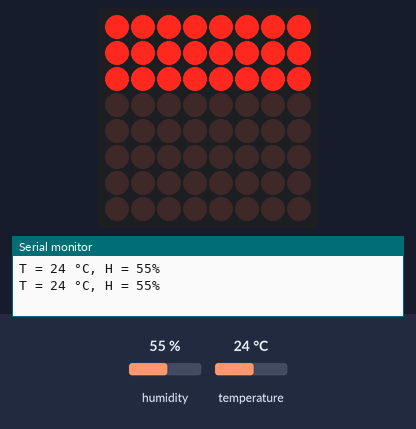
Bench run of a sketch on a simulated Arduino Uno, built with avr-gcc and run on an emulated ATmega328P. Shown: 8×8 LED matrix, the last lines printed to the serial monitor. The inputs (shaded band) are chosen by the test bench; at power-on: temperature 24 °C, humidity 55 %.

Above: at 8.8 s.
8.9 s: temperature set to 12 °C
At 12.5 s:
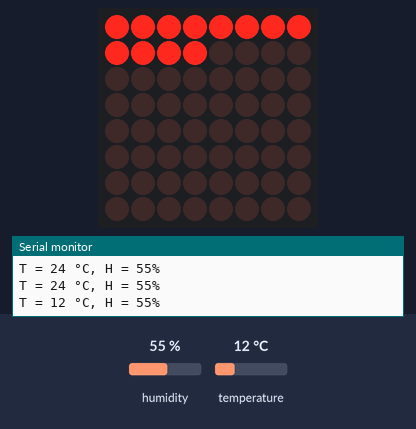
14.9 s: temperature set to 19 °C
At 16.8 s:
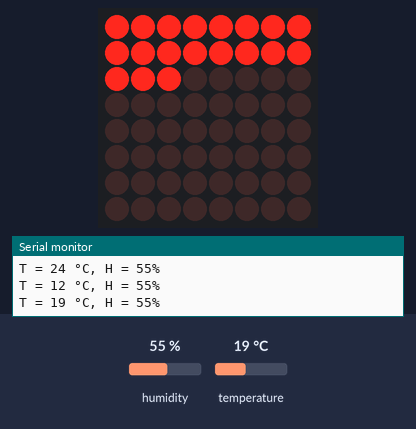
20.9 s: temperature set to 28 °C
At 24.3 s:
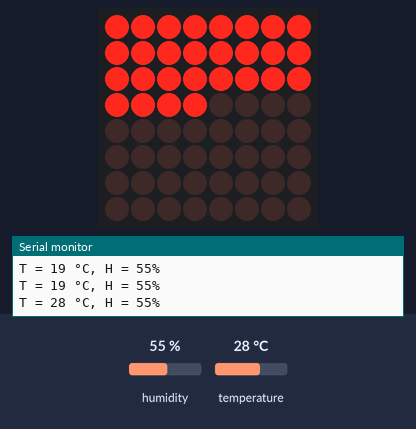
26.9 s: temperature set to 33 °C
At 28.6 s:
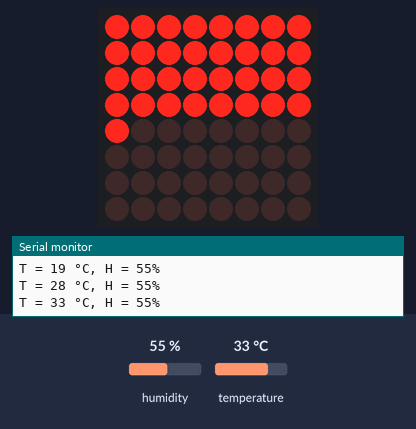
32.9 s: temperature set to 41 °C
At 37.2 s:
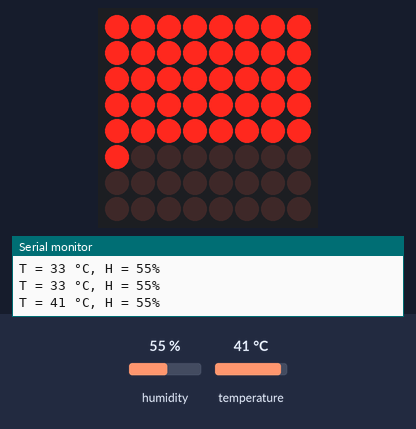
Timing chart, 0 to 38.7 s (numbered marks = the images above; inputs shaded):
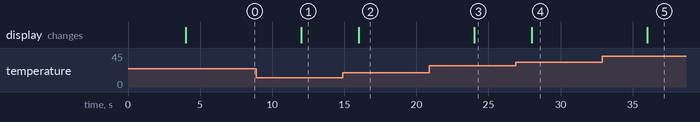

The sketch:

temperature_and_humidity.ino
```cpp
// Temperature and humidity sensor
// Author: Lakics Domonkos

#include <dht_nonblocking.h>
#include "LedControl.h"
#define DHT_SENSOR_TYPE DHT_TYPE_11

static const int DHT_SENSOR_PIN = 2;

LedControl lc = LedControl(12, 10, 11, 1); // MAX7219 dotmatrix module
DHT_nonblocking dht_sensor(DHT_SENSOR_PIN, DHT_SENSOR_TYPE);

/*
 * Initialize the serial port.
 */
void setup()
{
  // Setting up dotmatrix
  lc.shutdown(0, false);
  lc.setIntensity(0, 0);
  lc.clearDisplay(0);
  Serial.begin(9600); // for debugging
}

/*
 * Poll for a measurement, keeping the state machine alive. Returns
 * true if a measurement is available.
 */
static bool measure_environment(float *temperature, float *humidity)
{
  static unsigned long measurement_timestamp = millis();

  /* Measure once every 4 second. */
  if (millis() - measurement_timestamp > 4000ul)
  {
    if (dht_sensor.measure(temperature, humidity) == true)
    {
      measurement_timestamp = millis();
      return true;
    }
  }

  return false;
}

/*
 * Main program loop.
 */
void loop()
{
  float temperature;
  float humidity;

  /* Measure temperature and humidity. If the function returns
     true, then a measurement is available. */
  if (measure_environment(&temperature, &humidity) == true)
  {
    lc.clearDisplay(0);

    int leds_to_light = (int)temperature; // Number of LEDs to light
    leds_to_light = constrain(leds_to_light, 0, 64); // Ensure it's within matrix range

    for (int led = 0; led < leds_to_light; led++)
    {
      int row = led / 8; // Calculate row (0-7)
      int col = led % 8; // Calculate column (0-7)
      lc.setLed(0, row, col, true);
    }

    debug(temperature, humidity);
  }
}

void debug(int temp, int hum){
    Serial.print( "T = " );
    Serial.print( temp, 1 );
    Serial.print( " °C, H = " );
    Serial.print( hum, 1 );
    Serial.println( "%" );
}
```

Measured:
- after the input at 8.9 s, the display: changes after 3.1 s (image 1)
- after the input at 14.9 s, the display: changes after 1.1 s (image 2)
- after the input at 20.9 s, the display: changes after 3.1 s (image 3)
- after the input at 26.9 s, the display: changes after 1.1 s (image 4)
- after the input at 32.9 s, the display: changes after 3.1 s (image 5)
